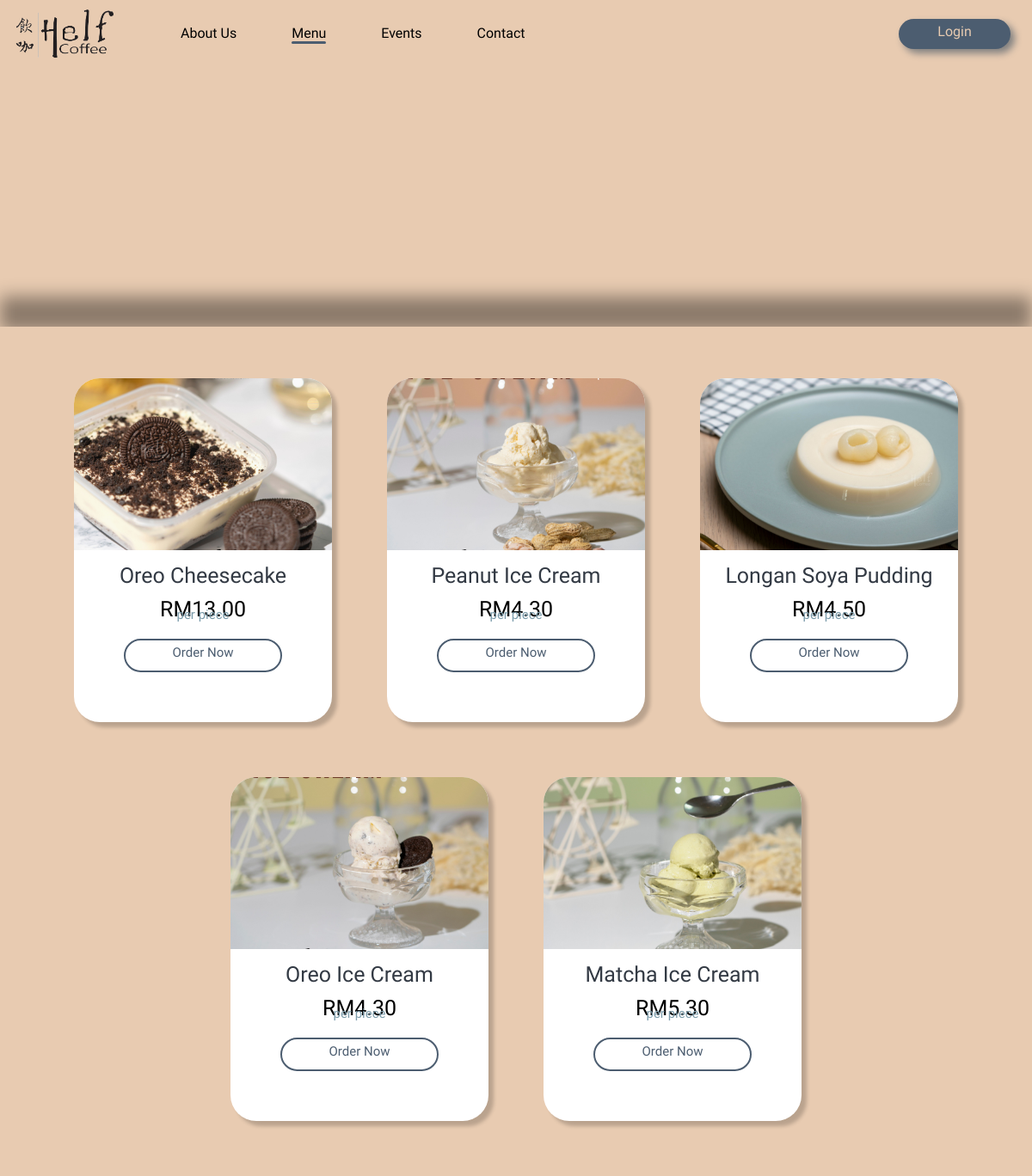
/User/menu_desserts.php, run on the app's committed database.
### tables this page shows
CREATE TABLE `product` (
  `product_id` int(11) NOT NULL,
  `product_name` text NOT NULL,
  `price` float NOT NULL,
  `product_type` int(100) NOT NULL,
  `product_desc` text NOT NULL,
  `product_quan` int(100) NOT NULL,
  `product_cal` int(100) NOT NULL,
  `best_seller` tinyint(1) NOT NULL,
  `product_img` varchar(100) NOT NULL,
  `pixel` int(10) NOT NULL
);

### User/menu_desserts.php (the view, shortened to what this page needs)
<?php
    include 'dbConnection.php';
 ?>
<!DOCTYPE html>
<html lang="en">
<head>
    <link rel="stylesheet" href="css/menu_style.css">
    <link rel="stylesheet" href="https://cdnjs.cloudflare.com/ajax/libs/font-awesome/4.7.0/css/font-awesome.min.css">
</head>
<body>
    <div class="nav_bar">
        <div class="logo">
            <a href="index.php"><img src="images/helf_coffee_logo.png" alt="Helf Coffee Logo" style="width: 130px" href="index.php"></a>
        </div>
        <?php if(!isset($_SESSION['logged_in'])) : ?>
        <a href="user_login.php" class="login">Login</a>
        <?php endif ?>
        <nav class="pages">
            <ul>
                <li><a href="#">About Us</a></li>
                <li><a class="active" href="menu_best_seller.php">Menu</a></li>
                <li><a href="events.php">Events</a></li>
                <li><a href="contact_us.php">Contact</a></li>
            </ul>
        </nav>
    </div>
    <div class="menu_bar" id="scroll">
        <div class="blur"></div>
        <ul>
        </ul>
    </div>
    <div class="content_container">
    <div class="item_container">
    <?php
        $sql = $conn->query("SELECT * FROM product WHERE product_type = 2 ORDER by product_id");
        if($sql->num_rows > 0 ){
            while($data=$sql->fetch_assoc()){
    ?>
        <div class="item">
            <div class="item_pic">
            <?php
                 echo  '<img style="bottom: '.$data['pixel'].'px;" src="'.$data['product_img'].'"/>';
            ?>
            </div>
            <div class="description">
                <div class="item_name"><center><?php echo $data['product_name']?></center></div>
                <div class="price">
                    <center>RM<?php echo number_format($data['price'], 2);?></center>
                    <div class="sub_price"><center>per piece</center></div>
                </div>
                <div class="order_btn" onclick="togglePopup_<?php echo $data['product_id']?>()"><center>Order Now</center></div>
            </div>
        </div>
        <?php
           }
        }
        ?>
    </div>
    </div>
</body>
</html>

### User/css/menu_style.css (style rules this page uses)
body { margin: 0; background-color: #E8CBB1; }
.nav_bar { background-color: #E8CBB1; padding: 5px 10px; font-family: 'Marhey', cursive; height: 70px; }
.logo, .pages { display: inline-block; }
.pages { position: absolute; }
.pages ul li { list-style: none; display: inline-block; text-align: center; margin: 0 30px; padding-top: 8px; }
.pages ul li a { position: relative; text-decoration: none; color: black; width: 0; }
.pages ul li a::after { content: ""; display: block; background-color: #4C5D70; height: 3px; width: 0%; border-radius: 20px; position: absolute; left: 50%; }
.pages ul li .active::after { content: ""; display: block; background-color: #4C5D70; height: 3px; width: 100%; border-radius: 20px; position: absolute; left: 0; }
.login { position: relative; float: right; background-color: #4C5D70; color: #E8CBB1; width: 120px; height: 30px; border-radius: 30px; text-align: center; text-decoration: none; margin: 17px 15px; padding: 5px 5px 0; box-shadow: 5px 5px 8px grey; z-index: 1; }
.login::before { content: ""; display: block; position: absolute; top: 0; bottom: 0; right: 0; left: 0; background-color: #E8CBB1; border-radius: 30px; border: 2px solid #4C5D70; z-index: -1; transform: scaleX(0); transition: transform 0.3s ease-in-out; }
.blur { width: 100%; height: 40px; background-color: rgba(0, 0, 0, 0.4); position: absolute; top: 345px; z-index: 1; filter: blur(10px); }
.content_container { width: 100%; background-color: #E8CBB1; padding: 30px 0px; position: absolute; top: 380px; z-index: 2; }
.item_container { width: 100%; margin: auto; text-align: center; }
.item { display: inline-block; width: 300px; height: 400px; border-radius: 30px; overflow: hidden; background-color: white; box-shadow: 6px 6px 4px rgba(0, 0, 0, 0.2); margin: 30px 30px; font-family: 'Marhey', cursive; font-size: 25px; }
.item_pic { width: 300px; height: 200px; overflow: hidden; }
.item img { width: 300px; position: relative; }
.description { width: 300px; height: 200px; margin-top: 15px; }
.item_name { margin: 5px 0 10px; color: #333A44; }
.price { display: inline-block; margin: 0 10px; }
.sub_price { font-size: 15px; position: relative; bottom: 17px; color: #7C9CAB; }
.order_btn { position: relative; background-color: white; color: #4C5D70; border: 2px solid #4C5D70; width: 180px; height: 30px; border-radius: 30px; font-size: 15px; margin: auto; padding-top: 5px; z-index: 1; }
.order_btn::before { content: ""; display: block; width: 180px; height: 35px; position: absolute; bottom: -1px; left: -1px; background-color: #4C5D70; border-radius: 30px; border: 2px solid #4C5D70; transition: transform 0.3s ease-in-out; transform: scaleX(0); z-index: -1; }

### data on the page
product: product_img (picture), product_name "Oreo Cheesecake", price "13.00"
product: product_img (picture), product_name "Peanut Ice Cream", price "4.30"
product: product_img (picture), product_name "Longan Soya Pudding", price "4.50"
product: product_img (picture), product_name "Oreo Ice Cream", price "4.30"
product: product_img (picture), product_name "Matcha Ice Cream", price "5.30"
